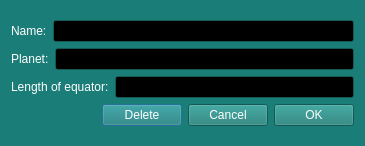
<?xml version="1.0" encoding="UTF-8"?>
<ui version="4.0">
 <class>Satellite</class>
 <widget class="QDialog" name="Satellite">
  <property name="geometry">
   <rect>
    <x>0</x>
    <y>0</y>
    <width>365</width>
    <height>146</height>
   </rect>
  </property>
  <property name="palette">
   <palette>
    <active>
     <colorrole role="WindowText">
      <brush brushstyle="SolidPattern">
       <color alpha="255">
        <red>255</red>
        <green>255</green>
        <blue>255</blue>
       </color>
      </brush>
     </colorrole>
     <colorrole role="Button">
      <brush brushstyle="SolidPattern">
       <color alpha="255">
        <red>27</red>
        <green>125</green>
        <blue>119</blue>
       </color>
      </brush>
     </colorrole>
     <colorrole role="Light">
      <brush brushstyle="SolidPattern">
       <color alpha="255">
        <red>41</red>
        <green>188</green>
        <blue>178</blue>
       </color>
      </brush>
     </colorrole>
     <colorrole role="Midlight">
      <brush brushstyle="SolidPattern">
       <color alpha="255">
        <red>34</red>
        <green>156</green>
        <blue>148</blue>
       </color>
      </brush>
     </colorrole>
     <colorrole role="Dark">
      <brush brushstyle="SolidPattern">
       <color alpha="255">
        <red>13</red>
        <green>62</green>
        <blue>59</blue>
       </color>
      </brush>
     </colorrole>
     <colorrole role="Mid">
      <brush brushstyle="SolidPattern">
       <color alpha="255">
        <red>18</red>
        <green>83</green>
        <blue>79</blue>
       </color>
      </brush>
     </colorrole>
     <colorrole role="Text">
      <brush brushstyle="SolidPattern">
       <color alpha="255">
        <red>255</red>
        <green>255</green>
        <blue>255</blue>
       </color>
      </brush>
     </colorrole>
     <colorrole role="BrightText">
      <brush brushstyle="SolidPattern">
       <color alpha="255">
        <red>255</red>
        <green>255</green>
        <blue>255</blue>
       </color>
      </brush>
     </colorrole>
     <colorrole role="ButtonText">
      <brush brushstyle="SolidPattern">
       <color alpha="255">
        <red>255</red>
        <green>255</green>
        <blue>255</blue>
       </color>
      </brush>
     </colorrole>
     <colorrole role="Base">
      <brush brushstyle="SolidPattern">
       <color alpha="255">
        <red>0</red>
        <green>0</green>
        <blue>0</blue>
       </color>
      </brush>
     </colorrole>
     <colorrole role="Window">
      <brush brushstyle="SolidPattern">
       <color alpha="255">
        <red>27</red>
        <green>125</green>
        <blue>119</blue>
       </color>
      </brush>
     </colorrole>
     <colorrole role="Shadow">
      <brush brushstyle="SolidPattern">
       <color alpha="255">
        <red>0</red>
        <green>0</green>
        <blue>0</blue>
       </color>
      </brush>
     </colorrole>
     <colorrole role="AlternateBase">
      <brush brushstyle="SolidPattern">
       <color alpha="255">
        <red>13</red>
        <green>62</green>
        <blue>59</blue>
       </color>
      </brush>
     </colorrole>
     <colorrole role="ToolTipBase">
      <brush brushstyle="SolidPattern">
       <color alpha="255">
        <red>255</red>
        <green>255</green>
        <blue>220</blue>
       </color>
      </brush>
     </colorrole>
     <colorrole role="ToolTipText">
      <brush brushstyle="SolidPattern">
       <color alpha="255">
        <red>0</red>
        <green>0</green>
        <blue>0</blue>
       </color>
      </brush>
     </colorrole>
    </active>
    <inactive>
     <colorrole role="WindowText">
      <brush brushstyle="SolidPattern">
       <color alpha="255">
        <red>255</red>
        <green>255</green>
        <blue>255</blue>
       </color>
      </brush>
     </colorrole>
     <colorrole role="Button">
      <brush brushstyle="SolidPattern">
       <color alpha="255">
        <red>27</red>
        <green>125</green>
        <blue>119</blue>
       </color>
      </brush>
     </colorrole>
     <colorrole role="Light">
      <brush brushstyle="SolidPattern">
       <color alpha="255">
        <red>41</red>
        <green>188</green>
        <blue>178</blue>
       </color>
      </brush>
     </colorrole>
     <colorrole role="Midlight">
      <brush brushstyle="SolidPattern">
       <color alpha="255">
        <red>34</red>
        <green>156</green>
        <blue>148</blue>
       </color>
      </brush>
     </colorrole>
     <colorrole role="Dark">
      <brush brushstyle="SolidPattern">
       <color alpha="255">
        <red>13</red>
        <green>62</green>
        <blue>59</blue>
       </color>
      </brush>
     </colorrole>
     <colorrole role="Mid">
      <brush brushstyle="SolidPattern">
       <color alpha="255">
        <red>18</red>
        <green>83</green>
        <blue>79</blue>
       </color>
      </brush>
     </colorrole>
     <colorrole role="Text">
      <brush brushstyle="SolidPattern">
       <color alpha="255">
        <red>255</red>
        <green>255</green>
        <blue>255</blue>
       </color>
      </brush>
     </colorrole>
     <colorrole role="BrightText">
      <brush brushstyle="SolidPattern">
       <color alpha="255">
        <red>255</red>
        <green>255</green>
        <blue>255</blue>
       </color>
      </brush>
     </colorrole>
     <colorrole role="ButtonText">
      <brush brushstyle="SolidPattern">
       <color alpha="255">
        <red>255</red>
        <green>255</green>
        <blue>255</blue>
       </color>
      </brush>
     </colorrole>
     <colorrole role="Base">
      <brush brushstyle="SolidPattern">
       <color alpha="255">
        <red>0</red>
        <green>0</green>
        <blue>0</blue>
       </color>
      </brush>
     </colorrole>
     <colorrole role="Window">
      <brush brushstyle="SolidPattern">
       <color alpha="255">
        <red>27</red>
        <green>125</green>
        <blue>119</blue>
       </color>
      </brush>
     </colorrole>
     <colorrole role="Shadow">
      <brush brushstyle="SolidPattern">
       <color alpha="255">
        <red>0</red>
        <green>0</green>
        <blue>0</blue>
       </color>
      </brush>
     </colorrole>
     <colorrole role="AlternateBase">
      <brush brushstyle="SolidPattern">
       <color alpha="255">
        <red>13</red>
        <green>62</green>
        <blue>59</blue>
       </color>
      </brush>
     </colorrole>
     <colorrole role="ToolTipBase">
      <brush brushstyle="SolidPattern">
       <color alpha="255">
        <red>255</red>
        <green>255</green>
        <blue>220</blue>
       </color>
      </brush>
     </colorrole>
     <colorrole role="ToolTipText">
      <brush brushstyle="SolidPattern">
       <color alpha="255">
        <red>0</red>
        <green>0</green>
        <blue>0</blue>
       </color>
      </brush>
     </colorrole>
    </inactive>
    <disabled>
     <colorrole role="WindowText">
      <brush brushstyle="SolidPattern">
       <color alpha="255">
        <red>13</red>
        <green>62</green>
        <blue>59</blue>
       </color>
      </brush>
     </colorrole>
     <colorrole role="Button">
      <brush brushstyle="SolidPattern">
       <color alpha="255">
        <red>27</red>
        <green>125</green>
        <blue>119</blue>
       </color>
      </brush>
     </colorrole>
     <colorrole role="Light">
      <brush brushstyle="SolidPattern">
       <color alpha="255">
        <red>41</red>
        <green>188</green>
        <blue>178</blue>
       </color>
      </brush>
     </colorrole>
     <colorrole role="Midlight">
      <brush brushstyle="SolidPattern">
       <color alpha="255">
        <red>34</red>
        <green>156</green>
        <blue>148</blue>
       </color>
      </brush>
     </colorrole>
     <colorrole role="Dark">
      <brush brushstyle="SolidPattern">
       <color alpha="255">
        <red>13</red>
        <green>62</green>
        <blue>59</blue>
       </color>
      </brush>
     </colorrole>
     <colorrole role="Mid">
      <brush brushstyle="SolidPattern">
       <color alpha="255">
        <red>18</red>
        <green>83</green>
        <blue>79</blue>
       </color>
      </brush>
     </colorrole>
     <colorrole role="Text">
      <brush brushstyle="SolidPattern">
       <color alpha="255">
        <red>13</red>
        <green>62</green>
        <blue>59</blue>
       </color>
      </brush>
     </colorrole>
     <colorrole role="BrightText">
      <brush brushstyle="SolidPattern">
       <color alpha="255">
        <red>255</red>
        <green>255</green>
        <blue>255</blue>
       </color>
      </brush>
     </colorrole>
     <colorrole role="ButtonText">
      <brush brushstyle="SolidPattern">
       <color alpha="255">
        <red>13</red>
        <green>62</green>
        <blue>59</blue>
       </color>
      </brush>
     </colorrole>
     <colorrole role="Base">
      <brush brushstyle="SolidPattern">
       <color alpha="255">
        <red>27</red>
        <green>125</green>
        <blue>119</blue>
       </color>
      </brush>
     </colorrole>
     <colorrole role="Window">
      <brush brushstyle="SolidPattern">
       <color alpha="255">
        <red>27</red>
        <green>125</green>
        <blue>119</blue>
       </color>
      </brush>
     </colorrole>
     <colorrole role="Shadow">
      <brush brushstyle="SolidPattern">
       <color alpha="255">
        <red>0</red>
        <green>0</green>
        <blue>0</blue>
       </color>
      </brush>
     </colorrole>
     <colorrole role="AlternateBase">
      <brush brushstyle="SolidPattern">
       <color alpha="255">
        <red>27</red>
        <green>125</green>
        <blue>119</blue>
       </color>
      </brush>
     </colorrole>
     <colorrole role="ToolTipBase">
      <brush brushstyle="SolidPattern">
       <color alpha="255">
        <red>255</red>
        <green>255</green>
        <blue>220</blue>
       </color>
      </brush>
     </colorrole>
     <colorrole role="ToolTipText">
      <brush brushstyle="SolidPattern">
       <color alpha="255">
        <red>0</red>
        <green>0</green>
        <blue>0</blue>
       </color>
      </brush>
     </colorrole>
    </disabled>
   </palette>
  </property>
  <property name="windowTitle">
   <string>Dialog</string>
  </property>
  <layout class="QGridLayout" name="gridLayout">
   <item row="0" column="0">
    <layout class="QVBoxLayout" name="verticalLayout">
     <item>
      <layout class="QHBoxLayout" name="horizontalLayout_3">
       <item>
        <widget class="QLabel" name="label">
         <property name="text">
          <string>Name:</string>
         </property>
        </widget>
       </item>
       <item>
        <widget class="QLineEdit" name="name">
         <property name="text">
          <string/>
         </property>
        </widget>
       </item>
      </layout>
     </item>
     <item>
      <layout class="QHBoxLayout" name="horizontalLayout_2">
       <item>
        <widget class="QLabel" name="label_2">
         <property name="text">
          <string>Planet:</string>
         </property>
        </widget>
       </item>
       <item>
        <widget class="QLineEdit" name="planet"/>
       </item>
      </layout>
     </item>
     <item>
      <layout class="QHBoxLayout" name="horizontalLayout">
       <item>
        <widget class="QLabel" name="label_3">
         <property name="text">
          <string>Length of equator:</string>
         </property>
        </widget>
       </item>
       <item>
        <widget class="QLineEdit" name="length_of_equator"/>
       </item>
      </layout>
     </item>
     <item>
      <layout class="QHBoxLayout" name="horizontalLayout_4">
       <item>
        <spacer name="horizontalSpacer">
         <property name="orientation">
          <enum>Qt::Horizontal</enum>
         </property>
         <property name="sizeHint" stdset="0">
          <size>
           <width>40</width>
           <height>20</height>
          </size>
         </property>
        </spacer>
       </item>
       <item>
        <widget class="QPushButton" name="Delete">
         <property name="text">
          <string>Delete</string>
         </property>
        </widget>
       </item>
       <item>
        <widget class="QPushButton" name="cancel">
         <property name="text">
          <string>Cancel</string>
         </property>
        </widget>
       </item>
       <item>
        <widget class="QPushButton" name="ok">
         <property name="text">
          <string>OK</string>
         </property>
        </widget>
       </item>
      </layout>
     </item>
    </layout>
   </item>
  </layout>
 </widget>
 <resources/>
 <connections/>
</ui>
